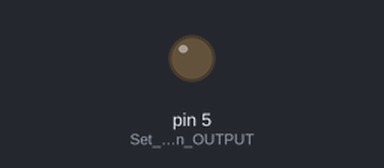
This sketch was run on a simulated Arduino Uno, built with avr-gcc and run on an emulated ATmega328P. On the bench: output pins drawn as LEDs (lit = HIGH).

Above: at 0.1 s.
At 39.75 s:
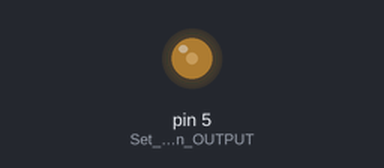
Timing chart, 0 to 40.0 s (numbered marks = the images above):
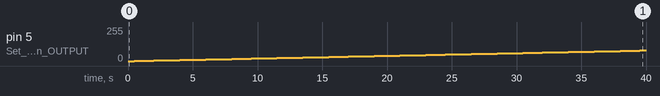

Measured:
- by itself, pin 5 (Set_pin_5_as_an_OUTPUT): moves from 0/255 to 79/255 over 39.0 s

The sketch:

Sandbox_06_Storage_w_Variables.ino
```cpp
// Sandbox 06: Number Storage with Variables

/* The herky-jerky fading from experiment four accomplished the task, but just
   think of all the values we were missing! How do we make the LED fade
   smoothly? You can whip out 256 minutely different analogWrite() blocks, or
   you can reduce it to one, using variables.

   Variables are like storage containers for numbers. We can put any number in a
   variable, and either recall it and put it to use, or manipulate it to change
   the value it stores. Anywhere you stick a literal number (like "0" or "255")
   you can instead use a variable.
*/

// To declare a variable you need two things: a type and a name. The type
// determines how much space in memory the variable takes up. The most standard
// variable type is int. int's can be either positive or negative. They take up
// 16-bits of space in your Arduino, so they can be anywhere from -32768 (2^15)
// to 32767 (2^15 - 1).
int fade;	// Decalare an int type of variable called "fade"

// Anything defined in the space _above_ setup() is GLOBAL. A global variable
// can be used in both the setup() and loop() functions. We'll want to use fade
// in both of those functions.

void setup()
{
	pinMode(5, OUTPUT);	// Set pin 5 as an OUTPUT

	fade = 0;	// Set fade to 0, give it an initial value
}

void loop()
{
	// Set the LED on pin 5 to the value of "fade":
	analogWrite(5, fade);

	// Increment fade by 1. Code math takes the value on the right side of the
	// equation, and stores it into the variable on the left side.
	// This equation says take the original value of fade, add 1 to it, and
	// store that sum in the fade variable.
	fade = fade + 1;	// Increment fade by 1

	delay(500); // Wait half a second
}
```
